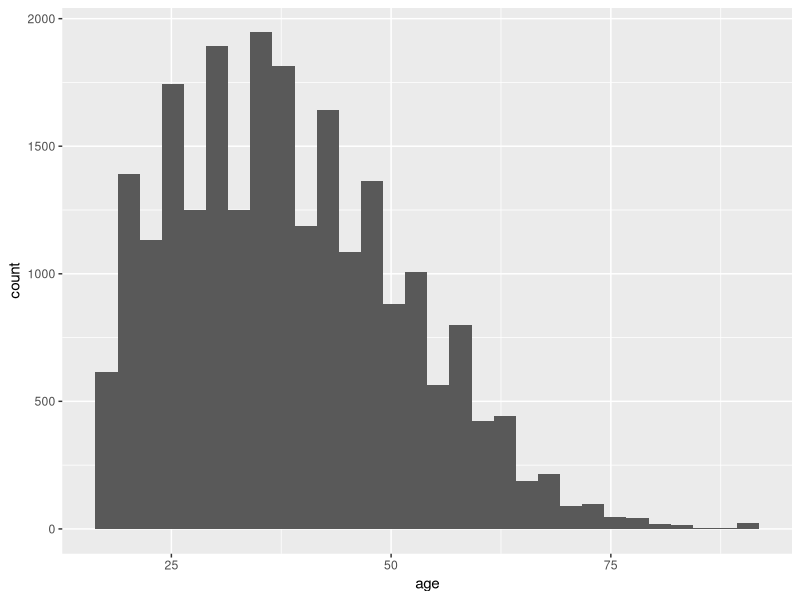
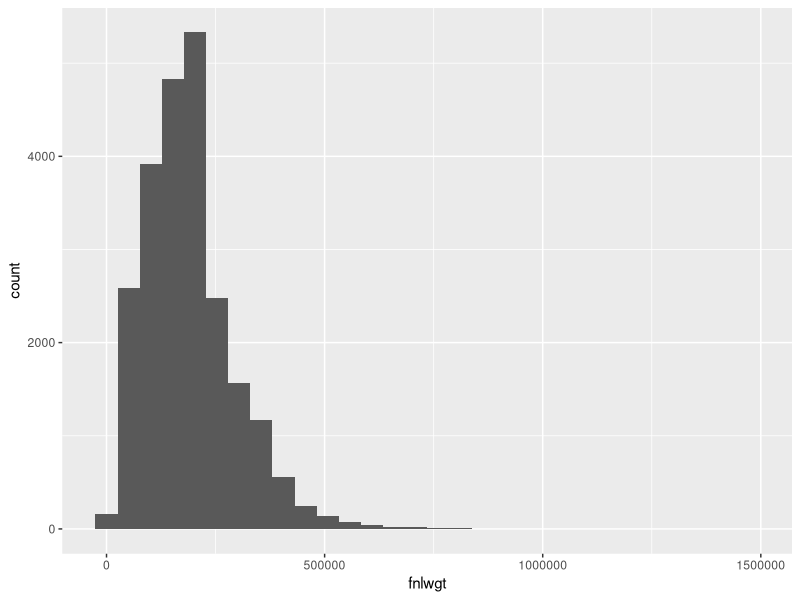
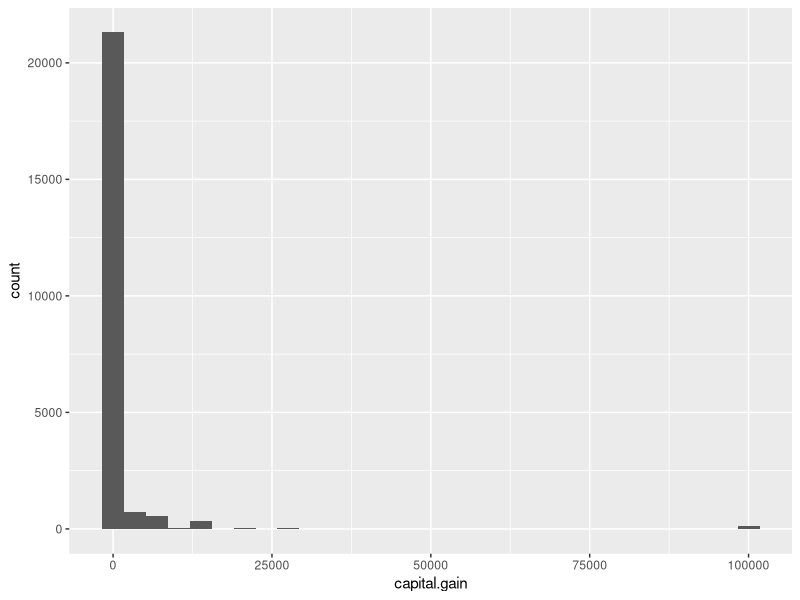
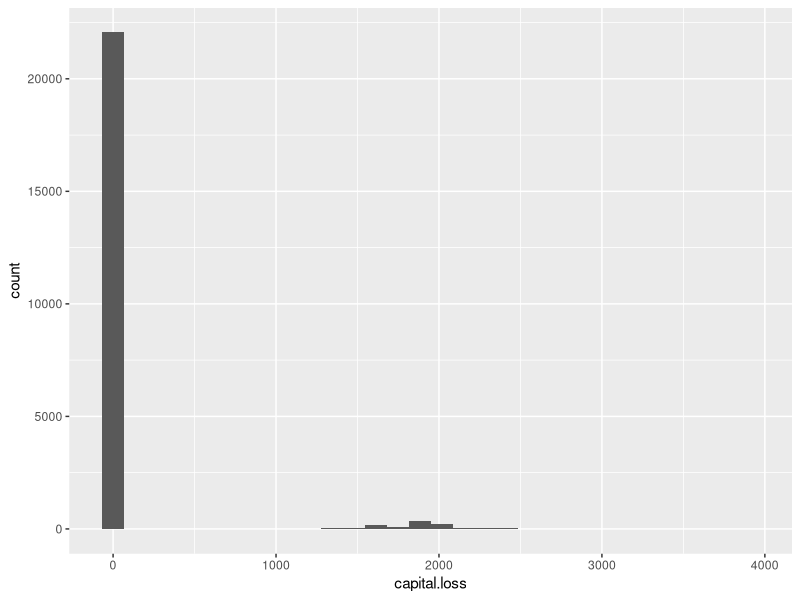
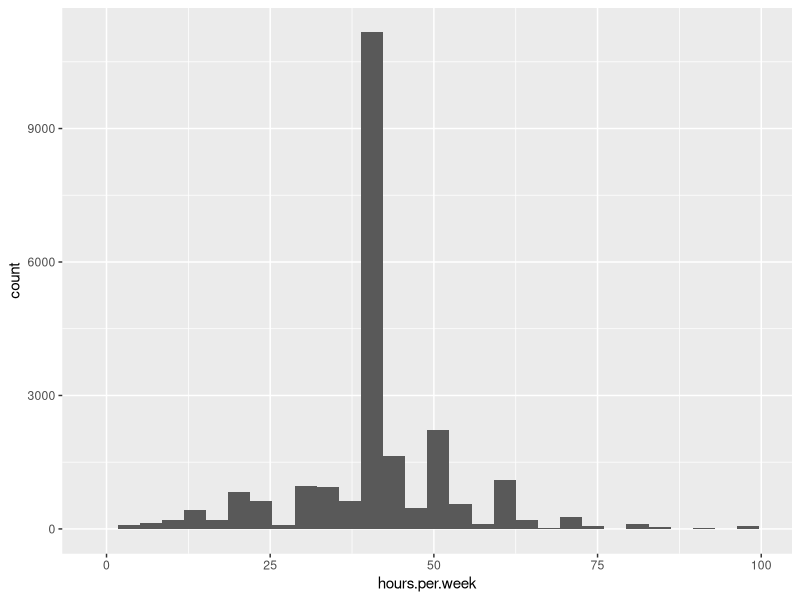
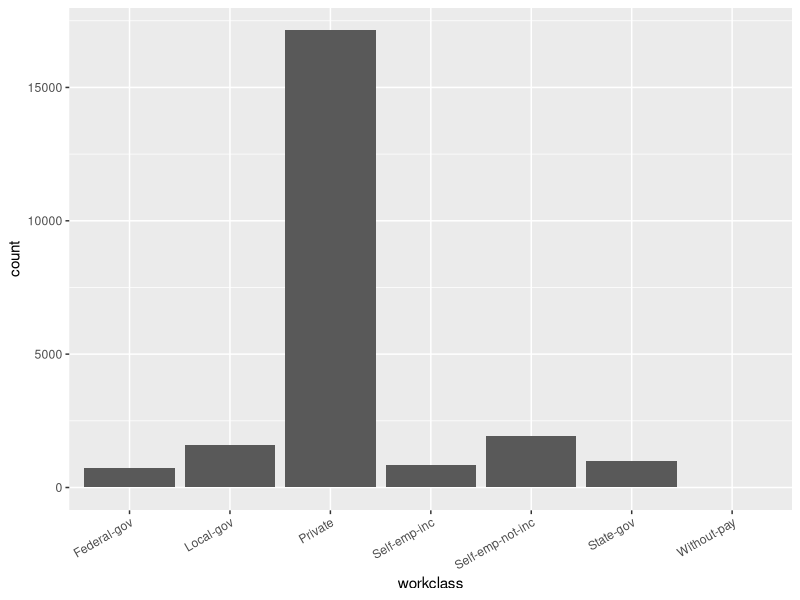
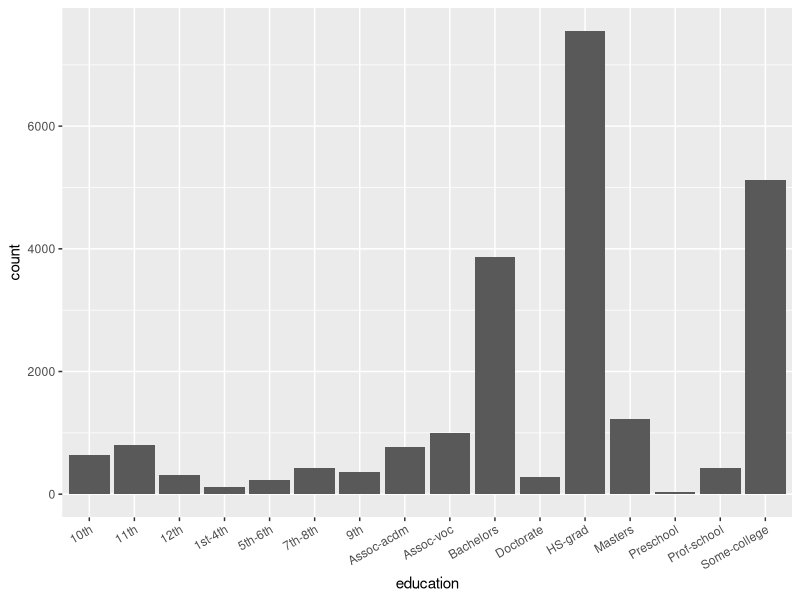
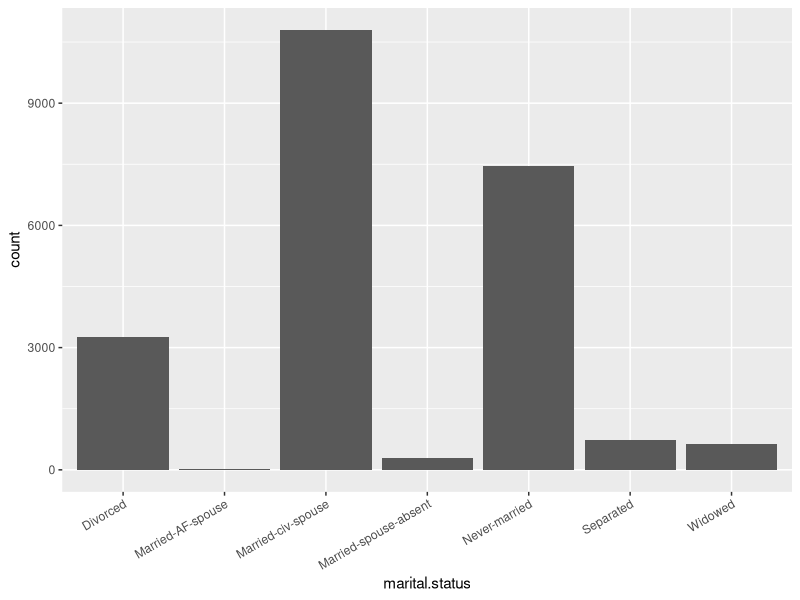

The R script that drew these images, in order:
## ---- chunk 1
knitr::opts_chunk$set(echo = TRUE)
## ---- chunk 2
library(class)
library(rms)
library(MASS)
library(tidyverse)
## ---- chunk 3
census_train_raw = read_csv("census_train.csv")
census_train = census_train_raw
Hmisc::describe(census_train)
## ---- chunk 4
census_train[census_train == "?"] <- NA

nrow(census_train) - nrow(na.omit(census_train))
(nrow(census_train) - nrow(na.omit(census_train)))/nrow(census_train)

Hmisc::describe(census_train)
## ---- chunk 5
census_train <- census_train %>% na.omit
## ---- chunk 6
table(census_train$education, census_train$`education-num`)
## ---- chunk 7
table(census_train$`marital-status`, census_train$relationship)
## ---- chunk 8
census_train <- census_train %>% 
  mutate(workclass = as.factor(workclass), education = as.factor(education),
         marital.status = as.factor(`marital-status`), occupation = as.factor(occupation),
         race = as.factor(race), sex = as.factor(sex), capital.gain = `capital-gain`,
         capital.loss = `capital-loss`, hours.per.week = `hours-per-week`,
         native.country = as.factor(`native-country`), income = as.factor(income),
         income.num = ifelse(income==">50K", 1, 0)) %>% 
  select(age, workclass, fnlwgt, education, marital.status, occupation, race, sex, 
         capital.gain, capital.loss, hours.per.week, native.country, income, income.num) 
## ---- chunk 9
census_train %>% select(age, fnlwgt, capital.gain, capital.loss, hours.per.week) %>%
  Hmisc::describe()
ggplot(data=census_train, aes(x=age)) +
  geom_histogram()
ggplot(data=census_train, aes(x=fnlwgt)) +
  geom_histogram()
ggplot(data=census_train, aes(x=capital.gain)) +
  geom_histogram()
ggplot(data=census_train, aes(x=capital.loss)) +
  geom_histogram()
ggplot(data=census_train, aes(x=hours.per.week)) +
  geom_histogram()
## ---- chunk 10
census_train %>% select(workclass, education, marital.status, occupation, 
                        race, sex, native.country, income) %>%
  Hmisc::describe()

ggplot(data=census_train, aes(x=workclass)) +
  geom_bar() +
  theme(axis.text.x = element_text(angle = 30, hjust = 1))
ggplot(data=census_train, aes(x=education)) +
  geom_bar() +
  theme(axis.text.x = element_text(angle = 30, hjust = 1))
ggplot(data=census_train, aes(x=marital.status)) +
  geom_bar() +
  theme(axis.text.x = element_text(angle = 30, hjust = 1))
ggplot(data=census_train, aes(x=occupation)) +
  geom_bar() +
  theme(axis.text.x = element_text(angle = 30, hjust = 1))
ggplot(data=census_train, aes(x=race)) +
  geom_bar()
ggplot(data=census_train, aes(x=sex)) +
  geom_bar()
ggplot(data=census_train, aes(x=native.country)) +
  geom_bar() +
  theme(axis.text.x = element_text(angle = 50, hjust = 1))
ggplot(data=census_train, aes(x=income)) +
  geom_bar()
## ---- chunk 11
census_train <- census_train %>% mutate(
  native.country = fct_recode(as.factor(native.country),
                              "USA or Canada" = "United-States", "USA or Canada" = "Canada",
                              "USA or Canada" = "Outlying-US(Guam-USVI-etc)",
                              "Europe" = "France", "Europe" = "Italy", "Europe" = "Poland",
                              "Europe" = "Scotland", "Europe" = "Germany", "Europe" = "Portugal",
                              "Europe" = "Yugoslavia", "Europe" = "England", "Europe" = "Greece",
                              "Europe" = "Holand-Netherlands", "Europe" = "Hungary",
                              "Europe" = "Ireland", "Asia" = "Cambodia", "Asia" = "India",
                              "Asia" = "Laos", "Asia" = "Thailand", "Asia" = "Vietnam",
                              "Asia" = "Hong", "Asia" = "Iran", "Asia" = "China",
                              "Asia" = "Japan", "Asia" = "Philippines", "Asia" = "Taiwan",
                              "Asia" = "South", "Latin America or Caribbean" = "Columbia",
                              "Latin America or Caribbean" = "Ecuador",
                              "Latin America or Caribbean" = "Guatemala",
                              "Latin America or Caribbean" = "Honduras",
                              "Latin America or Caribbean" = "Cuba",
                              "Latin America or Caribbean" = "El-Salvador",
                              "Latin America or Caribbean" = "Haiti", 
                              "Latin America or Caribbean" = "Jamaica",
                              "Latin America or Caribbean" = "Mexico",
                              "Latin America or Caribbean" = "Peru",
                              "Latin America or Caribbean" = "Trinadad&Tobago",
                              "Latin America or Caribbean" = "Dominican-Republic",
                              "Latin America or Caribbean" = "Nicaragua",
                              "Latin America or Caribbean" = "Puerto-Rico"))

ggplot(data=census_train, aes(x=native.country)) +
  geom_bar()
## ---- chunk 12
census_train <- census_train %>% mutate(
  marital.status = fct_recode(as.factor(marital.status),
                              "Married" = "Married-AF-spouse", "Married" = "Married-civ-spouse"),
  marital.status = fct_relevel(marital.status, "Married", "Married-spouse-absent", "Separated",
                               "Divorced", "Widowed"))

ggplot(data=census_train, aes(x=marital.status)) +
  geom_bar()
## ---- chunk 13
census_train %>% filter(workclass == "Without-pay") %>% select(income)
census_train <- census_train %>% filter(workclass != "Without-pay")
census_train <- census_train %>% droplevels()
## ---- chunk 14
census_train <- census_train %>% mutate(
  education = fct_collapse(as.factor(education),
                              "Less than HS grad" = c("Preschool", "1st-4th", "5th-6th", "7th-8th",
                                                      "9th", "10th", "11th", "12th")),
  education = fct_relevel(education, "Less than HS grad", "HS-grad", "Some-college", "Assoc-voc",
                          "Assoc-acdm", "Bachelors", "Masters", "Prof-school", "Doctorate"))
ggplot(data=census_train, aes(x=education)) +
  geom_bar() +
  theme(axis.text.x = element_text(angle = 10, hjust = 1))
## ---- chunk 15
census_train %>% filter(occupation == "Armed-Forces") %>% select(income)
## ---- chunk 16
GGally::ggpairs(dplyr::select(census_train, age, fnlwgt,
                              capital.gain,
                              capital.loss, hours.per.week, income),
                title = "Scatterplot Matrix for Census data",
                cardinality_threshold = 41)
## ---- chunk 17
table(census_train$workclass, census_train$income)
table(census_train$education, census_train$income)
table(census_train$marital.status, census_train$income)
table(census_train$occupation, census_train$income)
table(census_train$race, census_train$income)
table(census_train$sex, census_train$income)
table(census_train$native.country, census_train$income)
## ---- chunk 18
census_train$id <- 1:nrow(census_train)

set.seed(0)
census_query <- census_train %>% sample_n(nrow(census_train)/5)

census_train <- anti_join(census_train, census_query, "id")
## ---- chunk 19
log.reg1 = glm((income == ">50K") ~ 
                 
                 # Quantitative
                 age + fnlwgt + capital.gain + capital.loss + hours.per.week +
                 
                 # Qualitative
                 sex + race + marital.status + native.country + workclass + 
                 education + occupation,
                data=census_train, family=binomial)
summary(log.reg1)

log.reg.probabilities1 = predict(log.reg1, census_query, type="response")
log.reg.predictions1 = ifelse(log.reg.probabilities1 > 0.5, ">50K", "<=50K")
mean(log.reg.predictions1 != census_query$income)
## ---- chunk 20
lda1 = lda((income == ">50K") ~ age + workclass + fnlwgt + education + 
                    marital.status + occupation + race + sex + capital.gain + 
                    capital.loss + hours.per.week + native.country, data=census_train)

lda.predictions.text1 = predict(lda1, census_query)
lda.predictions1 = ifelse(lda.predictions.text1$class == "TRUE", ">50K", "<=50K")

mean(lda.predictions1 != census_query$income)
## ---- chunk 21
train.X = cbind(census_train$age, census_train$workclass, census_train$fnlwgt, 
                census_train$education, census_train$marital.status, 
                census_train$occupation, census_train$race, census_train$sex,
                census_train$capital.gain, census_train$capital.loss,
                census_train$hours.per.week, census_train$native.country)
query.X = cbind(census_query$age, census_query$workclass, census_query$fnlwgt, 
                census_query$education, census_query$marital.status, 
                census_query$occupation, census_query$race, census_query$sex,
                census_query$capital.gain, census_query$capital.loss,
                census_query$hours.per.week, census_query$native.country)

set.seed(1)
knn1 = knn(train.X, query.X, census_train$income.num, k = 1)
mean(knn1 != census_query$income.num)
## ---- chunk 22
set.seed(3)
knn3 = knn(train.X, query.X, census_train$income.num, k = 3)
mean(knn3 != census_query$income.num)

set.seed(5)
knn5 = knn(train.X, query.X, census_train$income.num, k = 5)
mean(knn5 != census_query$income.num)

set.seed(10)
knn10 = knn(train.X, query.X, census_train$income.num, k = 10)
mean(knn10 != census_query$income.num)

set.seed(50)
knn50 = knn(train.X, query.X, census_train$income.num, k = 50)
mean(knn50 != census_query$income.num)

set.seed(100)
knn100 = knn(train.X, query.X, census_train$income.num, k = 100)
mean(knn100 != census_query$income.num)
## ---- chunk 23
log.reg2 = glm((income == ">50K") ~ 
                 
                 # Quantitative
                 rcs(age, 5) + rcs(fnlwgt, 5) + rcs(capital.gain, 5) +
                 rcs(capital.loss, 5) + rcs(hours.per.week, 5) + 
                 
                 # Qualitative
                 sex + race + marital.status + native.country + workclass + 
                 education + occupation,
                data=census_train, family=binomial)
summary(log.reg2)

log.reg.probabilities2 = predict(log.reg2, census_query, type="response")
log.reg.predictions2 = ifelse(log.reg.probabilities2 > 0.5, ">50K", "<=50K")
mean(log.reg.predictions2 != census_query$income)
## ---- chunk 24
log.reg3 = glm((income == ">50K") ~ 
                 
                 # Quantitative
                 rcs(age, 5) + rcs(fnlwgt, 3) + rcs(capital.gain, 5) +
                 rcs(capital.loss, 3) + rcs(hours.per.week, 5) + 
                 
                 # Qualitative
                 sex * race + marital.status + workclass + 
                 education + occupation +
               
                 # Interactions
                 marital.status %ia% age + workclass %ia% age +
                 education %ia% age + hours.per.week %ia% workclass + 
                 hours.per.week %ia% occupation + age %ia% hours.per.week,
                data=census_train, family=binomial)
summary(log.reg3)

log.reg.probabilities3 = predict(log.reg3, census_query, type="response")
log.reg.predictions3 = ifelse(log.reg.probabilities3 > 0.5, ">50K", "<=50K")
mean(log.reg.predictions3 != census_query$income)
## ---- chunk 25
log.reg4 = glm((income == ">50K") ~ 
                 
                 # Quantitative
                 rcs(age, 5) + fnlwgt + rcs(capital.gain, 5) +
                 rcs(capital.loss, 5) + rcs(hours.per.week, 5) + 
                 
                 # Qualitative
                 sex * race + marital.status + workclass + 
                 education + occupation +
               
                 # Interactions
                 marital.status %ia% age + workclass %ia% age +
                 education %ia% age + hours.per.week %ia% workclass + 
                 hours.per.week %ia% occupation + age %ia% hours.per.week,
                data=census_train, family=binomial)
summary(log.reg4)

log.reg.probabilities4 = predict(log.reg4, census_query, type="response")
log.reg.predictions4 = ifelse(log.reg.probabilities4 > 0.5, ">50K", "<=50K")
mean(log.reg.predictions4 != census_query$income)
## ---- chunk 26
lda2 = lda((income == ">50K") ~ 
                 
                 # Quantitative
                 rcs(age, 5) + fnlwgt + rcs(capital.gain, 5) +
                 rcs(capital.loss, 5) + rcs(hours.per.week, 5) + 
                 
                 # Qualitative
                 sex * race + marital.status + workclass + 
                 education + occupation +
               
                 # Interactions
                 marital.status %ia% age + workclass %ia% age +
                 education %ia% age + hours.per.week %ia% workclass + 
                 hours.per.week %ia% occupation + age %ia% hours.per.week, data=census_train)
lda.predictions.text2 = predict(lda2, census_query)
lda.predictions2 = ifelse(lda.predictions.text2$class == "TRUE", ">50K", "<=50K")

mean(lda.predictions2 != census_query$income)
## ---- chunk 27
census_test = read_csv("census_test.csv")
census_test[census_test == "?"] <- NA
census_test <- census_test %>% 
  na.omit %>% 
  mutate(workclass = as.factor(workclass), education = as.factor(education),
         marital.status = as.factor(`marital-status`), occupation = as.factor(occupation),
         race = as.factor(race), sex = as.factor(sex), capital.gain = `capital-gain`,
         capital.loss = `capital-loss`, hours.per.week = `hours-per-week`,
         native.country = as.factor(`native-country`), income = as.factor(income),
         income.num = ifelse(income==">50K", 1, 0)) %>% 
  select(age, workclass, fnlwgt, education, marital.status, occupation, race, sex, 
         capital.gain, capital.loss, hours.per.week, native.country, income, income.num) %>% 
  mutate(native.country = fct_recode(as.factor(native.country),
                              "USA or Canada" = "United-States", "USA or Canada" = "Canada",
                              "USA or Canada" = "Outlying-US(Guam-USVI-etc)",
                              "Europe" = "France", "Europe" = "Italy", "Europe" = "Poland",
                              "Europe" = "Scotland", "Europe" = "Germany", "Europe" = "Portugal",
                              "Europe" = "Yugoslavia", "Europe" = "England", "Europe" = "Greece",
                              "Europe" = "Holand-Netherlands", "Europe" = "Hungary",
                              "Europe" = "Ireland", "Asia" = "Cambodia", "Asia" = "India",
                              "Asia" = "Laos", "Asia" = "Thailand", "Asia" = "Vietnam",
                              "Asia" = "Hong", "Asia" = "Iran", "Asia" = "China",
                              "Asia" = "Japan", "Asia" = "Philippines", "Asia" = "Taiwan",
                              "Asia" = "South", "Latin America or Caribbean" = "Columbia",
                              "Latin America or Caribbean" = "Ecuador",
                              "Latin America or Caribbean" = "Guatemala",
                              "Latin America or Caribbean" = "Honduras",
                              "Latin America or Caribbean" = "Cuba",
                              "Latin America or Caribbean" = "El-Salvador",
                              "Latin America or Caribbean" = "Haiti", 
                              "Latin America or Caribbean" = "Jamaica",
                              "Latin America or Caribbean" = "Mexico",
                              "Latin America or Caribbean" = "Peru",
                              "Latin America or Caribbean" = "Trinadad&Tobago",
                              "Latin America or Caribbean" = "Dominican-Republic",
                              "Latin America or Caribbean" = "Nicaragua",
                              "Latin America or Caribbean" = "Puerto-Rico"),
         marital.status = fct_recode(as.factor(marital.status),
                              "Married" = "Married-AF-spouse", "Married" = "Married-civ-spouse"),
         marital.status = fct_relevel(marital.status, "Married", "Married-spouse-absent", "Separated",
                               "Divorced", "Widowed")) %>% 
  filter(workclass != "Without-pay") %>%
  droplevels() %>%
  mutate(education = fct_collapse(as.factor(education),
                              "Less than HS grad" = c("Preschool", "1st-4th", "5th-6th", "7th-8th",
                                                      "9th", "10th", "11th", "12th")),
         education = fct_relevel(education, "Less than HS grad", "HS-grad", "Some-college", "Assoc-voc",
                          "Assoc-acdm", "Bachelors", "Masters", "Prof-school", "Doctorate"))
census_test$id <- 1:nrow(census_test)
## ---- chunk 28
log.reg.probabilities.test = predict(log.reg4, census_test, type="response")
log.reg.predictions.test = ifelse(log.reg.probabilities.test > 0.5, ">50K", "<=50K")
mean(log.reg.predictions.test != census_test$income)
